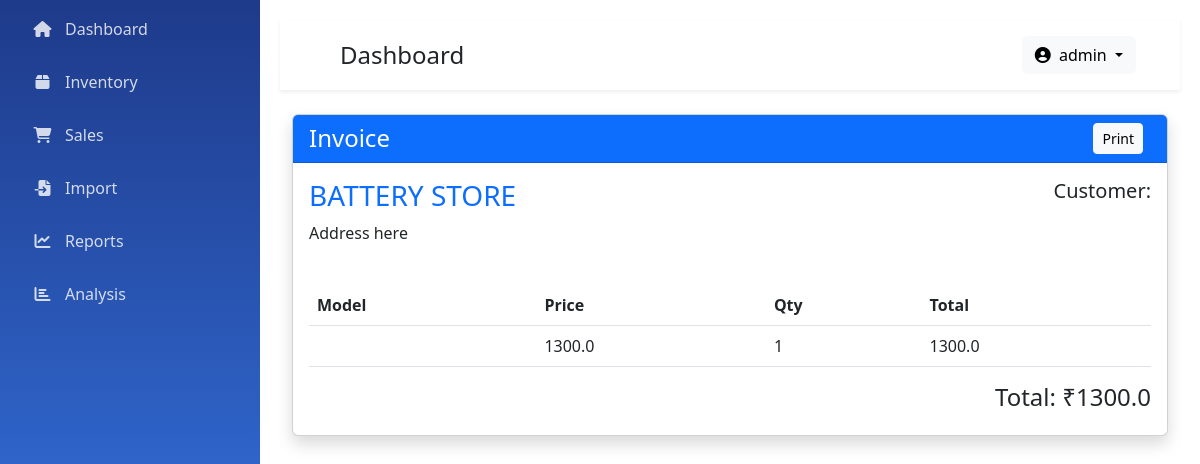
Screenshot of /invoice/INV-20260325100005 (signed in) with the database file from the repository.
### models.py (models this page shows, shortened)
class User(UserMixin, db.Model):
    id = db.Column(db.Integer, primary_key=True)
    username = db.Column(db.String(150), unique=True, nullable=False)
    password_hash = db.Column(db.String(150), nullable=False)
    created_at = db.Column(db.DateTime, default=datetime.utcnow)

class SaleItem(db.Model):
    id = db.Column(db.Integer, primary_key=True)
    sale_id = db.Column(db.Integer, db.ForeignKey('sale.id'))
    battery_id = db.Column(db.Integer, db.ForeignKey('battery.id'))
    quantity = db.Column(db.Integer)
    price_at_sale = db.Column(db.Float)
    profit = db.Column(db.Float)

class Sale(db.Model):
    id = db.Column(db.Integer, primary_key=True)
    invoice_number = db.Column(db.String(50), unique=True)
    date = db.Column(db.DateTime, default=datetime.utcnow)
    total_amount = db.Column(db.Float)
    customer_id = db.Column(db.Integer, db.ForeignKey('customer.id'))
    items = db.relationship('SaleItem', backref='sale', lazy=True)

### app.py (the view)
@app.route('/invoice/<invoice_number>')
@login_required
def invoice(invoice_number):
    sale = Sale.query.filter_by(invoice_number=invoice_number).first()
    if not sale:
        flash('Invoice not found', 'danger')
        return redirect(url_for('sales'))
    return render_template('invoice.html', sale=sale)

### app.py (called while the page is built)
@login_manager.user_loader
def load_user(user_id):
    return User.query.get(int(user_id))

### templates/invoice.html (shortened to what this page needs)
{% extends "base.html" %}
{% block content %}
<div class="container mt-4">
    <div class="card shadow">
        <div class="card-header bg-primary text-white d-flex justify-content-between align-items-center">
            <h4 class="mb-0">Invoice</h4>
            <div>
                <button class="btn btn-light btn-sm me-2" onclick="window.print()">
                    Print
                </button>
            </div>
        </div>
        <div class="card-body">
            <div class="row mb-4">
                <div class="col-6">
                    <h3 class="text-primary">BATTERY STORE</h3>
                    <p>Address here</p>
                </div>
                <div class="col-6 text-end">
                    <h5>Customer:</h5>
                </div>
            </div>
            <table class="table">
                <thead>
                    <tr>
                        <th>Model</th>
                        <th>Price</th>
                        <th>Qty</th>
                        <th>Total</th>
                    </tr>
                </thead>
                <tbody>
                    {% for item in sale.items %}
                    <tr>
                        <td>{{ item.model }}</td>
                        <td>{{ item.price_at_sale }}</td>
                        <td>{{ item.quantity }}</td>
                        <td>{{ item.price_at_sale * item.quantity }}</td>
                    </tr>
                    {% endfor %}
                </tbody>
            </table>
            <h4 class="text-end">Total: ₹{{ sale.total_amount }}</h4>
        </div>
    </div>
</div>
{% endblock %}

### templates/components/navbar.html (shortened to what this page needs)
<nav class="navbar navbar-expand-lg navbar-light bg-white shadow-sm mb-4">
    <div class="container-fluid">
        <h4 class="mb-0 ms-3 text-dark">{{ title|default('Dashboard') }}</h4>
        <div class="ms-auto">
            <div class="dropdown">
                <button class="btn btn-light dropdown-toggle" type="button" id="userDropdown" data-bs-toggle="dropdown">
                    <i class="fas fa-user-circle me-1"></i> {{ current_user.username }}
                </button>
            </div>
        </div>
    </div>
</nav>

### static/css/style.css (style rules this page uses)
.navbar { padding:1rem 2rem; }

### rows the page displays
User: username "admin"
SaleItem: price_at_sale "1300.0", quantity "1", item.price_at_sale*item.quantity "1300.0"
Sale: total_amount "1300.0"

### other values shown
{{ title|default('Dashboard') }} "Dashboard"
